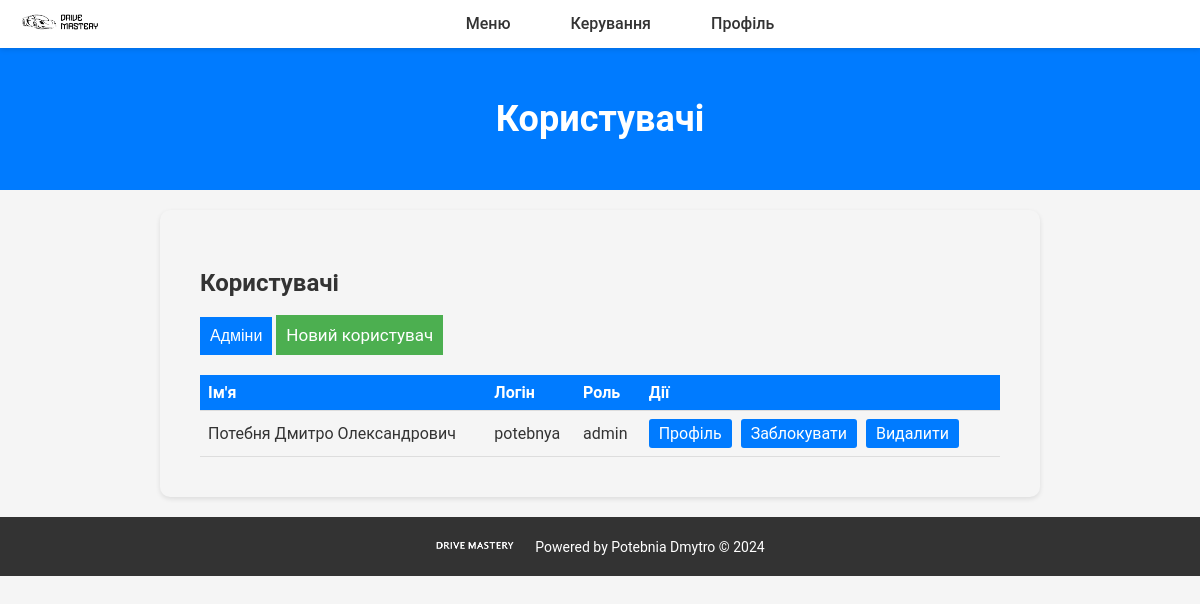
The page /admin_main/users/?show=admin (signed in) on the database its author committed.
### main/models.py (models this page shows, shortened)
class CustomUser(AbstractBaseUser): # Кастомна модель користувача
    full_name = models.CharField(max_length=40) # Повне ім'я користувача
    username = models.CharField(max_length=15, unique=True) # Унікальне ім'я користувача
    email = models.EmailField(unique=True) # Унікальна email адреса
    is_active = models.BooleanField(default=True) # Чи активний користувач
    is_admin = models.BooleanField(default=False) # Чи є користувач адміністратором
    is_block = models.BooleanField(default=True) # Чи заблокований користувач
    user_type_choices = [('student', 'Student'),
                         ('teacher', 'Teacher'),
                         ('moderator', 'Moderator'),
                         ('admin', 'Admin')
    ] # Вибір типу користувача
    user_type = models.CharField(max_length=10, choices=user_type_choices) # Поле для зберігання типу користувача
    objects = CustomUserManager() # Вказуємо кастомний менеджер користувачів
    USERNAME_FIELD = 'username' # Поле, яке використовується для логіна
    REQUIRED_FIELDS = ['email', 'full_name'] # Обов'язкові поля

### main/views.py (the view, shortened to what this page needs)
# urls.py: path('<str:users_type>_main/users/', views.users, name='users'),
@login_required
def users(request, users_type): # Функція "користувачі"
    if users_type not in ['admin', 'teacher']:
        return HttpResponseForbidden()
    user_types_mapping = {
        'admin': 'Адміни',
        'moderator': 'Модератори',
        'teacher': 'Викладачі',
        'student': 'Студенти'
    }
    if users_type == 'teacher': # Дозволяємо вчителю керувати тільки студентами
        show_users = 'student'
    else: # Або ж якщо адмін то усіма
        show_users = request.GET.get('show', None)
    type_select = None
    users = CustomUser.objects.all()
    if show_users in user_types_mapping:
        type_select = user_types_mapping[show_users] # Вивід укр інформації хто це
        found_users = users.filter(user_type=show_users).exists() # Змінна перевірки існування записів у БД
    else:
        found_users = False
    context = {
        'users': users,
        'show_content': 'users',
        'show_users': show_users,
        'type_select': type_select,
        'page_title': 'Користувачі',
        'found_users': found_users
    }
    if request.GET.get('unblock'): # Можливість розблокувати
        profile_username = request.GET.get('unblock')
        profile_user = CustomUser.objects.get(username=profile_username)
        profile_user.is_block = False
        profile_user.save()  # Зберігаємо зміни в базі даних
        return redirect(reverse('users', kwargs={'users_type': users_type}) + f'?show={profile_user.user_type}')
    if request.GET.get('block'): # Можливість заблокувати
        profile_username = request.GET.get('block')
        profile_user = CustomUser.objects.get(username=profile_username)
        profile_user.is_block = True
        profile_user.save()  # Зберігаємо зміни в базі даних
        return redirect(reverse('users', kwargs={'users_type': users_type}) + f'?show={profile_user.user_type}')
    if request.GET.get('delete'): # Можливість видалити
        profile_username = request.GET.get('delete')
        profile_user = CustomUser.objects.get(username=profile_username)
        profile_user.delete()  # Видаляємо користувача з бази даних
        return redirect(reverse('users', kwargs={'users_type': users_type}) + f'?show={profile_user.user_type}')
    return render(request, f'main/{users_type}.html', context)

### main/templates/main/admin.html (shortened to what this page needs)
<!DOCTYPE html>
<html lang="uk">
<head>
    <link rel="stylesheet" href="/static/css/users.css">
	<link rel="stylesheet" href="/static/css/forms.css">
	<link rel="stylesheet" href="/static/css/materials.css">
</head>
<body>
    <nav>
        <div class="logo">
            <a href="{% url 'admin' %}" id="logo-link">
                <img src="/static/png/logo.png" alt="Logo" id="logo">
            </a>
        </div>
		<div class="nav-container">
			<ul class="nav-links">
            	<li>
            	    <a href="#">Меню</a>
            	</li>
            	<li>
             	   <a href="#">Керування</a>
            	</li>
            	<li>
                	<a href="#">Профіль</a>
            	</li>
        	</ul>
		</div>
    </nav>
    <header>
        <h1>{{ page_title }}</h1>
    </header>
    <main>
		{% include 'main/extends/users.html' %}
    </main>
    <footer>
        <div class="footer-logo">
            <img src="/static/png/footer.png" alt="Footer Logo">
        </div>
        <div class="footer-text">Powered by Potebnia Dmytro © 2024</div>
    </footer>
</body>
</html>

### main/templates/main/extends/users.html (shortened to what this page needs)
{% if show_content == 'users' %}
	<div class="content-section">
		<h2>Користувачі</h2>
		<div class="users-filter">
        	<button class="dropdown-btn">{{ type_select }}</button>
    	</div>
		<a href="?new_user=true" class="newusr-btn">Новий користувач</a>
    	<table>
        	<thead>
            	<tr>
               	    <th>Ім'я</th>
               		<th>Логін</th>
               		<th>Роль</th>
               	    <th>Дії</th>
            	</tr>
      		</thead>
        	<tbody>
            {% for user in users %}
				{% if user.user_type == show_users %}
					<tr>
                	    <td>{{ user.full_name }}</td>
                	    <td>{{ user.username }}</td>
                	    <td>{{ user.user_type }}</td>
                	    <td>
                        	<a href="{% url 'users' request.user.user_type %}?profile={{ user.username }}" class="action-btn">Профіль</a>
							{% if user.is_block %}
								<a href="{% url 'users' request.user.user_type %}?unblock={{ user.username }}" class="action-btn-unblock">Розблокувати</a>
							{% elif not user.is_block %}
                        		<a href="{% url 'users' request.user.user_type %}?block={{ user.username }}" class="action-btn">Заблокувати</a>
							{% endif %}
                        	<a href="{% url 'users' request.user.user_type %}?delete={{ user.username }}" class="action-btn">Видалити</a>
                	    </td>
            		</tr>
				{% endif %}
            {% endfor %}
        	</tbody>
    	</table>
	</div>
{% endif %}

### static/css/users.css (style rules this page uses)
body { font-family: 'Roboto', sans-serif; margin: 0; padding: 0; background-color: #f5f5f5; color: #333; }
main { padding: 20px; }
nav { display: flex; justify-content: space-between; align-items: center; padding: 10px 20px; background-color: #ffffff; box-shadow: 0 2px 5px rgba(0, 0, 0, 0.1); position: relative; z-index: 1; }
.logo img { width: 80px; height: auto; transition: transform 0.3s ease; }
.nav-container { display: flex; justify-content: center; flex-grow: 1; }
.nav-links { display: flex; list-style: none; margin: 0; padding: 0; align-items: center; }
.nav-links li { position: relative; }
.nav-links li:last-child { margin-right: 0; }
.nav-links li a { text-decoration: none; color: #333; font-weight: 500; transition: color 0.3s ease; padding: 10px; margin-right: 40px; border-radius: 5px; }
header { text-align: center; padding: 50px 0; background-color: #007bff; color: #ffffff; }
header h1 { font-size: 36px; margin: 0; }
.content-section { max-width: 800px; margin: 0 auto; text-align: left; background-color: #f5f5f5; padding: 40px; border-radius: 10px; box-shadow: 0 2px 5px rgba(0, 0, 0, 0.1); }
.content-section h2 { font-size: 24px; margin-bottom: 20px; color: #333; }
footer { background-color: #333; color: #ffffff; padding: 20px; text-align: center; display: flex; justify-content: center; align-items: center; }
.footer-logo img { width: 80px; height: auto; margin-right: 20px; }
.footer-text { font-size: 14px; }
table { width: 100%; border-collapse: collapse; margin-top: 20px; }
th, td { padding: 8px; text-align: left; border-bottom: 1px solid #ddd; }
th { background-color: #007bff; color: #fff; }
.action-btn { display: inline-block; background-color: #007bff; color: #fff; text-decoration: none; padding: 5px 10px; border-radius: 3px; margin-right: 5px; }
.users-filter { position: relative; display: inline-block; }
.dropdown-btn { background-color: #007bff; color: #fff; padding: 10px; font-size: 16px; border: none; cursor: pointer; }
.newusr-btn { background-color: #4CAF50; color: #fff; padding: 10px; font-size: 17px; border: none; cursor: pointer; text-decoration: none; }

### rows shown on the page
CustomUser: full_name "Потебня Дмитро Олександрович", username "potebnya", user_type "admin"

### other values the page prints
{{ page_title }} "Користувачі"
{{ type_select }} "Адміни"
